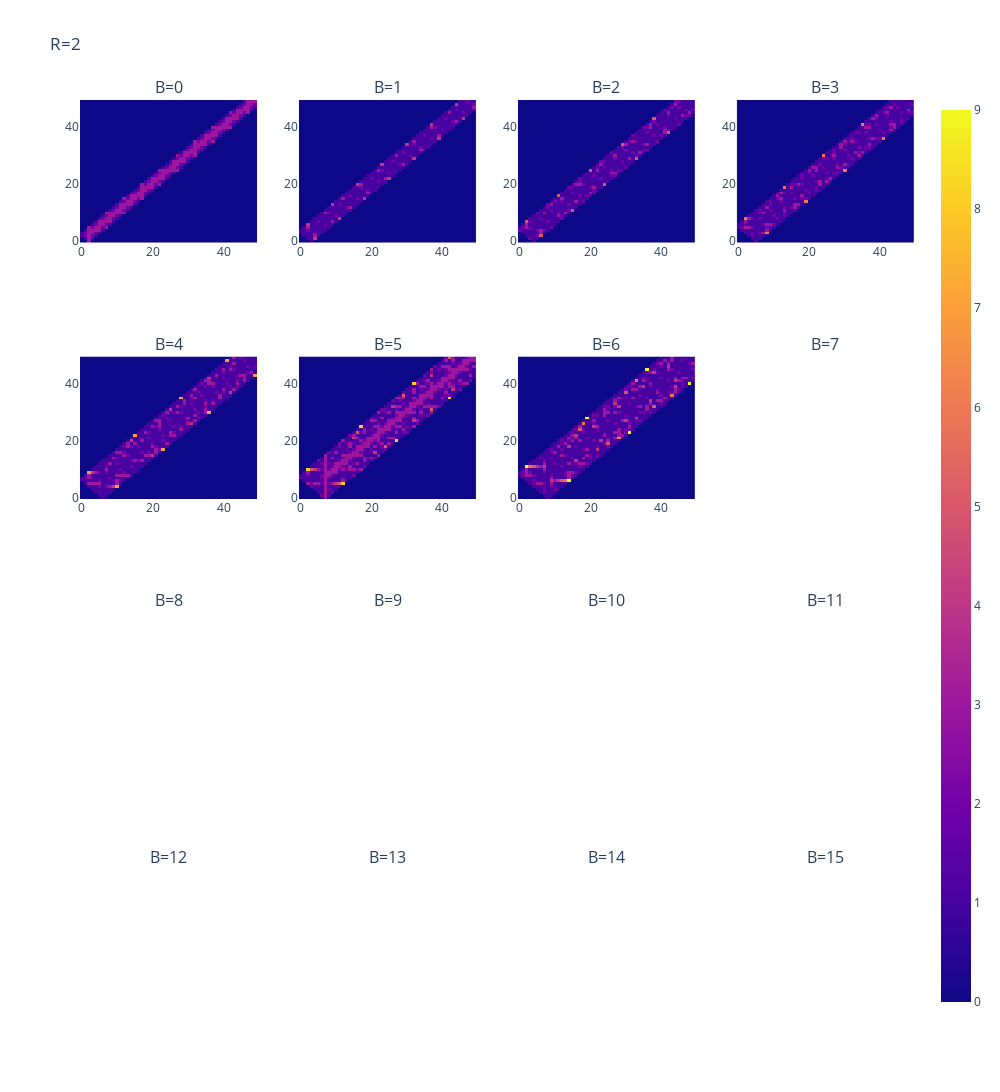

The notebook cell saved with this chart:
### Code cell
map_maker_fix_r(2, 50).show()

### Figure 1 — Plotly figure (JSON) as saved in the notebook; plotly's stock layout.template omitted (floating-point values rounded to 4 significant figures; data arrays with more than 128 entries replaced by an {"elided": "..."} marker saying what was removed)
{"data": [{"coloraxis": "coloraxis", "hovertemplate": "x: %{x}<br>y: %{y}<br>color: %{z}<extra></extra>", "name": "0", "type": "heatmap", "xaxis": "x", "yaxis": "y", "z": {"elided": "50x50 int values"}}, {"coloraxis": "coloraxis", "hovertemplate": "x: %{x}<br>y: %{y}<br>color: %{z}<extra></extra>", "name": "0", "type": "heatmap", "xaxis": "x2", "yaxis": "y2", "z": {"elided": "50x50 int values"}}, {"coloraxis": "coloraxis", "hovertemplate": "x: %{x}<br>y: %{y}<br>color: %{z}<extra></extra>", "name": "0", "type": "heatmap", "xaxis": "x3", "yaxis": "y3", "z": {"elided": "50x50 int values"}}, {"coloraxis": "coloraxis", "hovertemplate": "x: %{x}<br>y: %{y}<br>color: %{z}<extra></extra>", "name": "0", "type": "heatmap", "xaxis": "x4", "yaxis": "y4", "z": {"elided": "50x50 int values"}}, {"coloraxis": "coloraxis", "hovertemplate": "x: %{x}<br>y: %{y}<br>color: %{z}<extra></extra>", "name": "0", "type": "heatmap", "xaxis": "x5", "yaxis": "y5", "z": {"elided": "50x50 int values"}}, {"coloraxis": "coloraxis", "hovertemplate": "x: %{x}<br>y: %{y}<br>color: %{z}<extra></extra>", "name": "0", "type": "heatmap", "xaxis": "x6", "yaxis": "y6", "z": {"elided": "50x50 int values"}}, {"coloraxis": "coloraxis", "hovertemplate": "x: %{x}<br>y: %{y}<br>color: %{z}<extra></extra>", "name": "0", "type": "heatmap", "xaxis": "x7", "yaxis": "y7", "z": {"elided": "50x50 int values"}}], "layout": {"annotations": [{"font": {"size": 16}, "showarrow": false, "text": "B=0", "x": 0.1062, "xanchor": "center", "xref": "paper", "y": 1, "yanchor": "bottom", "yref": "paper"}, {"font": {"size": 16}, "showarrow": false, "text": "B=1", "x": 0.3688, "xanchor": "center", "xref": "paper", "y": 1, "yanchor": "bottom", "yref": "paper"}, {"font": {"size": 16}, "showarrow": false, "text": "B=2", "x": 0.6313, "xanchor": "center", "xref": "paper", "y": 1, "yanchor": "bottom", "yref": "paper"}, {"font": {"size": 16}, "showarrow": false, "text": "B=3", "x": 0.8938, "xanchor": "center", "xref": "paper", "y": 1, "yanchor": "bottom", "yref": "paper"}, {"font": {"size": 16}, "showarrow": false, "text": "B=4", "x": 0.1062, "xanchor": "center", "xref": "paper", "y": 0.7188, "yanchor": "bottom", "yref": "paper"}, {"font": {"size": 16}, "showarrow": false, "text": "B=5", "x": 0.3688, "xanchor": "center", "xref": "paper", "y": 0.7188, "yanchor": "bottom", "yref": "paper"}, {"font": {"size": 16}, "showarrow": false, "text": "B=6", "x": 0.6313, "xanchor": "center", "xref": "paper", "y": 0.7188, "yanchor": "bottom", "yref": "paper"}, {"font": {"size": 16}, "showarrow": false, "text": "B=7", "x": 0.8938, "xanchor": "center", "xref": "paper", "y": 0.7188, "yanchor": "bottom", "yref": "paper"}, {"font": {"size": 16}, "showarrow": false, "text": "B=8", "x": 0.1062, "xanchor": "center", "xref": "paper", "y": 0.4375, "yanchor": "bottom", "yref": "paper"}, {"font": {"size": 16}, "showarrow": false, "text": "B=9", "x": 0.3688, "xanchor": "center", "xref": "paper", "y": 0.4375, "yanchor": "bottom", "yref": "paper"}, {"font": {"size": 16}, "showarrow": false, "text": "B=10", "x": 0.6313, "xanchor": "center", "xref": "paper", "y": 0.4375, "yanchor": "bottom", "yref": "paper"}, {"font": {"size": 16}, "showarrow": false, "text": "B=11", "x": 0.8938, "xanchor": "center", "xref": "paper", "y": 0.4375, "yanchor": "bottom", "yref": "paper"}, {"font": {"size": 16}, "showarrow": false, "text": "B=12", "x": 0.1062, "xanchor": "center", "xref": "paper", "y": 0.1562, "yanchor": "bottom", "yref": "paper"}, {"font": {"size": 16}, "showarrow": false, "text": "B=13", "x": 0.3688, "xanchor": "center", "xref": "paper", "y": 0.1562, "yanchor": "bottom", "yref": "paper"}, {"font": {"size": 16}, "showarrow": false, "text": "B=14", "x": 0.6313, "xanchor": "center", "xref": "paper", "y": 0.1562, "yanchor": "bottom", "yref": "paper"}, {"font": {"size": 16}, "showarrow": false, "text": "B=15", "x": 0.8938, "xanchor": "center", "xref": "paper", "y": 0.1562, "yanchor": "bottom", "yref": "paper"}], "height": 1280, "title": {"text": "R=2"}, "width": 1000, "xaxis": {"anchor": "y", "autorange": true, "domain": [0, 0.2125], "range": [-0.5, 49.5], "showspikes": false}, "xaxis10": {"anchor": "y10", "domain": [0.2625, 0.475]}, "xaxis11": {"anchor": "y11", "domain": [0.525, 0.7375]}, "xaxis12": {"anchor": "y12", "domain": [0.7875, 1]}, "xaxis13": {"anchor": "y13", "domain": [0, 0.2125]}, "xaxis14": {"anchor": "y14", "domain": [0.2625, 0.475]}, "xaxis15": {"anchor": "y15", "domain": [0.525, 0.7375]}, "xaxis16": {"anchor": "y16", "domain": [0.7875, 1]}, "xaxis2": {"anchor": "y2", "autorange": true, "domain": [0.2625, 0.475], "range": [-0.5, 49.5], "showspikes": false}, "xaxis3": {"anchor": "y3", "autorange": true, "domain": [0.525, 0.7375], "range": [-0.5, 49.5], "showspikes": false}, "xaxis4": {"anchor": "y4", "autorange": true, "domain": [0.7875, 1], "range": [-0.5, 49.5], "showspikes": false}, "xaxis5": {"anchor": "y5", "autorange": true, "domain": [0, 0.2125], "range": [-0.5, 49.5], "showspikes": false}, "xaxis6": {"anchor": "y6", "autorange": true, "domain": [0.2625, 0.475], "range": [-0.5, 49.5], "showspikes": false}, "xaxis7": {"anchor": "y7", "autorange": true, "domain": [0.525, 0.7375], "range": [-0.5, 49.5], "showspikes": false}, "xaxis8": {"anchor": "y8", "domain": [0.7875, 1]}, "xaxis9": {"anchor": "y9", "domain": [0, 0.2125]}, "yaxis": {"anchor": "x", "autorange": true, "domain": [0.8438, 1], "range": [-0.5, 49.5], "showspikes": false}, "yaxis10": {"anchor": "x10", "domain": [0.2812, 0.4375]}, "yaxis11": {"anchor": "x11", "domain": [0.2812, 0.4375]}, "yaxis12": {"anchor": "x12", "domain": [0.2812, 0.4375]}, "yaxis13": {"anchor": "x13", "domain": [0, 0.1562]}, "yaxis14": {"anchor": "x14", "domain": [0, 0.1562]}, "yaxis15": {"anchor": "x15", "domain": [0, 0.1562]}, "yaxis16": {"anchor": "x16", "domain": [0, 0.1562]}, "yaxis2": {"anchor": "x2", "autorange": true, "domain": [0.8438, 1], "range": [-0.5, 49.5], "showspikes": false}, "yaxis3": {"anchor": "x3", "autorange": true, "domain": [0.8438, 1], "range": [-0.5, 49.5], "showspikes": false}, "yaxis4": {"anchor": "x4", "autorange": true, "domain": [0.8438, 1], "range": [-0.5, 49.5], "showspikes": false}, "yaxis5": {"anchor": "x5", "autorange": true, "domain": [0.5625, 0.7188], "range": [-0.5, 49.5], "showspikes": false}, "yaxis6": {"anchor": "x6", "autorange": true, "domain": [0.5625, 0.7188], "range": [-0.5, 49.5], "showspikes": false}, "yaxis7": {"anchor": "x7", "autorange": true, "domain": [0.5625, 0.7188], "range": [-0.5, 49.5], "showspikes": false}, "yaxis8": {"anchor": "x8", "domain": [0.5625, 0.7188]}, "yaxis9": {"anchor": "x9", "domain": [0.2812, 0.4375]}}}
